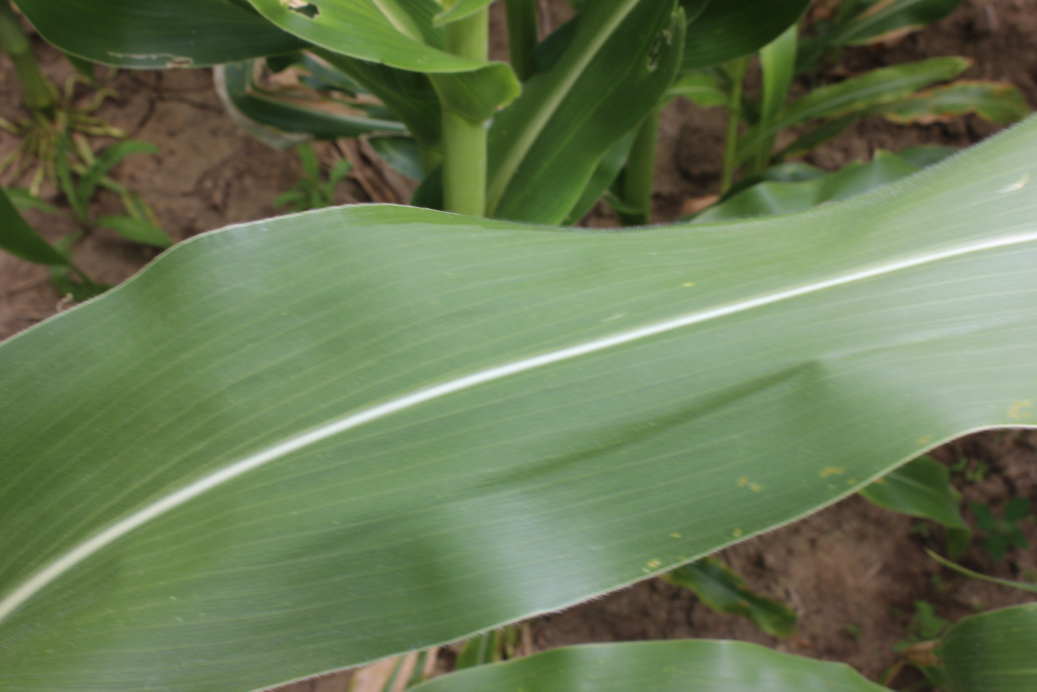
#> input picture images/healthy/IMG_6576.Jpeg, 5184 x 3456 px (shown at 1/5 size); its folder holds only this picture in this run
$ python ImagePreprocessing.py   (older library calls are emulated)
#> lines starting #> are read from the running program, lines starting #| are printed output that depends on the picture; after the words box and inside, x2 and y2 are one past the last pixel; in counts of white or black regions, pixels touching at a corner belong together
# -*- coding: utf-8 -*-
"""
Created on Sat Feb  8 11:20:09 2020
@author: Donovan
"""
import cv2
#conda install -c conda-forge opencv=3.4.1
#3-Clause BSD License

import os
import csv
import numpy as np
from skimage.io import imread, imshow
import matplotlib.pyplot as plt
from skimage.color import rgb2hsv

#conda install -c anaconda scikit-image
#BSD 3-Clause

class ImagePreprocessing:
    """@package ImagePreprocessing
This class extracts a number of features from the images and saves them in a CSV
to be used by the machine learning class.

"""
    def __init__(self):
        import cv2
        #conda install -c conda-forge opencv=3.4.1
        #3-Clause BSD License

        import os
        import csv
        import numpy as np
        from skimage.io import imread, imshow
        import matplotlib.pyplot as plt
        from skimage.color import rgb2hsv


    def getAdvancedFeatures(self, imageIn):
        """
        Returns a tuple of advanced features.

        Parameters
        ----------
        imageIn : Image
            The image to process.

        Returns
        -------
        returnValues : tuple
            numbers.

        """
        lowRed = 165
        highRed = 240
        lowGreen = 160
        highGreen = 200
        lowBlue = 135
        highBlue = 240

        rgb_img = imageIn
        red = rgb_img[:, :, 0]
        hsv_img = rgb2hsv(rgb_img)
        hue_img = hsv_img[:, :, 0]
        sat_img = hsv_img[:, :, 1]
        value_img = hsv_img[:, :, 2]

        #saturation mask to isolate foreground
        satMask = (sat_img > .11) | (value_img > .3)
        #hue and value mask to remove additional brown from background
        mask = (hue_img > .14) | (value_img > .48)
        #healthy corn mask to remove healthy corn, leaving only blighted pixels
        nonBlightMask = hue_img < .14
        #get foreground
        rawForeground = np.zeros_like(rgb_img)
        rawForeground[mask] = rgb_img[mask]
        #reduce brown in background
        foreground = np.zeros_like(rgb_img)
        foreground[satMask] = rawForeground[satMask]
        #get blighted pixels from foreground
        blightedPixels = np.zeros_like(rgb_img)
        blightedPixels[nonBlightMask] = foreground[nonBlightMask]
        #combine into one band
        blightedHSV = np.bitwise_or(blightedPixels[:,:,0], blightedPixels[:,:,1])
        blightedHSV = np.bitwise_or(blightedHSV, blightedPixels[:,:,2])

        red = rgb_img[:, :, 0]
        green = rgb_img[:, :, 1]
        blue = rgb_img [:, :, 2]
        binary_green = lowGreen < green
        binary_blue = lowBlue < blue
        binary_red = lowRed < red
        RGB_Blights = np.bitwise_and(binary_red, binary_green)
        #'brown' pixels within each RGB threshold
        RGB_Blights = np.bitwise_and(RGB_Blights, binary_blue)
        HSV_and_RGB = np.bitwise_and(RGB_Blights, blightedHSV)
        #get features
        numForegroundPixels = np.count_nonzero(foreground)
        numBlightedHSVPixels = np.count_nonzero(blightedHSV)
        blightedHSVRatio = numBlightedHSVPixels / numForegroundPixels
        num_RGB_blightedPixels = np.count_nonzero(RGB_Blights)
        blightedRGBRatio = num_RGB_blightedPixels / numForegroundPixels
        numBlightedBothPixels = np.count_nonzero(HSV_and_RGB)
        blightedBothRatio = numBlightedBothPixels / numForegroundPixels
        returnValues = (numForegroundPixels, numBlightedHSVPixels, blightedHSVRatio, num_RGB_blightedPixels,
                        blightedRGBRatio, numBlightedBothPixels, blightedBothRatio)

        return returnValues

    def avgGray(self, image):
        grayscaleArray = np.reshape(image, -1)
        gray_mean = np.mean(grayscaleArray)
        return gray_mean

    def avgRed(self, image):
        red = image[0:4000, 0:6000, 0]
        red = np.reshape(red, -1)
        red_mean = np.mean(red)
        return red_mean

    def avgGreen(self, image):
        green = image[0:4000, 0:6000, 1]
        green = np.reshape(green, -1)
        green_mean = np.mean(green)
        return green_mean

    def avgBlue(self, image):
        blue = image [0:4000, 0:6000, 2]
        blue = np.reshape(blue, -1)
        blue_mean = np.mean(blue)
        return blue_mean

    def numBrownRed(self, image):
        red = image[0:4000, 0:6000, 0]
        red = np.reshape(red, -1)
        num_brown_red, bin_edges = np.histogram(red, bins=1, range=(180, 250))
        return num_brown_red[0]

    def numBrownGreen(self, image):
        green = image[0:4000, 0:6000, 1]
        green = np.reshape(green, -1)
        num_brown_green, bin_edges = np.histogram(green, bins=1, range=(160, 200))
        return num_brown_green[0]

    def numBrownBlue(self, image):
        blue = image [0:4000, 0:6000, 2]
        blue = np.reshape(blue, -1)
        num_brown_blue, bin_edges = np.histogram(blue, bins=1, range=(150, 240))
        return num_brown_blue[0]

    def FdHuMoments(self, image):
        """
        Extracts Hu moments feature from an image
        Parameters
        ----------

        image : imread
            The image used for feature extraction
        Returns
        -------
        Feature : Float Array
            The Hu moments in the image.
        Reference
        ---------
        https://gogul.dev/software/image-classification-python
        """
        image = cv2.cvtColor(image, cv2.COLOR_BGR2GRAY)
        feature = cv2.HuMoments(cv2.moments(image)).flatten()
        return feature

    def FdHaralick(self, image):
        import mahotas
        #
        #MIT License
        """
        Extracts Haralick texture feature from an image
        Parameters
        ----------

        image : imread
            The image used for feature extraction
        Returns
        -------
        Feature : Float Array
            The Haralick texture in the image.
        Reference
        ---------
        https://gogul.dev/software/image-classification-python
        """
        # convert the image to grayscale
        gray = cv2.cvtColor(image, cv2.COLOR_BGR2GRAY)
        # compute the haralick texture feature vector
        haralick = mahotas.features.haralick(gray).mean(axis=0)
        # return the result
        return haralick

    # [24 lines left out: function FdHistogram, not called in this run]

    import numpy as np
    def ImageProcessing(self, folder_name):
        def allFilesInDir(dir_name, label):
            csvOut = []
            counter = 0
            for root, dirs, files in os.walk(os.path.abspath(dir_name)):
                for file in files:

                    image = imread(os.path.join(root, file), as_gray=True)
                    import matplotlib.pyplot as plt

                    gray_mean = self.avgGray(image)

                    image = imread(os.path.join(root, file))
                    red_mean = self.avgRed(image)
                    green_mean = self.avgGreen(image)
                    blue_mean = self.avgBlue(image)
                    num_brown_red = self.numBrownRed(image)
                    num_brown_green = self.numBrownGreen(image)
                    num_brown_blue = self.numBrownBlue(image)
                    advanced_features = self.getAdvancedFeatures(image)

                    image = cv2.imread(os.path.join(root, file))
                    fv_hu_moments = self.FdHuMoments(image)
                    fv_haralick = self.FdHaralick(image)
    #                fv_histrogram = FdHistogram(image)

                    feature_vector = np.hstack([file, fv_hu_moments[0], fv_haralick[0], fv_haralick[3], fv_haralick[7], fv_haralick[8], gray_mean, green_mean,
                                                num_brown_red, advanced_features[0],
                                                advanced_features[1],  advanced_features[2],  advanced_features[3],
                                                 advanced_features[4],  advanced_features[5],  advanced_features[6], label])

                    csvOut.append(feature_vector)
                    counter += 1
                    print(counter)
            return csvOut

        #Please update these column labels if you add features in order to help with feature selection.
        columnLabels = ('fileName','fvhu', 'fvha1', 'fvha4', 'fvha8','fvha9',
                       'gray_mean',  'green_mean',  'num_brown_red', 'numForegroundPxls', 'blightedHSV_pxls', 'blightedHSV_ratio',
                        'numRGB_blightedPxls', 'blightedRGBRatio', 'RGB_and_HSV_blighted', 'RGB_and_HSV_both_ratio', 'label')

        blighted_features = allFilesInDir('images/blighted', 'B')
        healthy_features = allFilesInDir('images/healthy', 'H')
#> call 2 of allFilesInDir, with dir_name = 'images/healthy', label = 'H'
#> in avgGray, `gray_mean = np.mean(grayscaleArray)`: gray_mean = 0.446
#> in avgRed, `red = image[0:4000, 0:6000, 0]`:
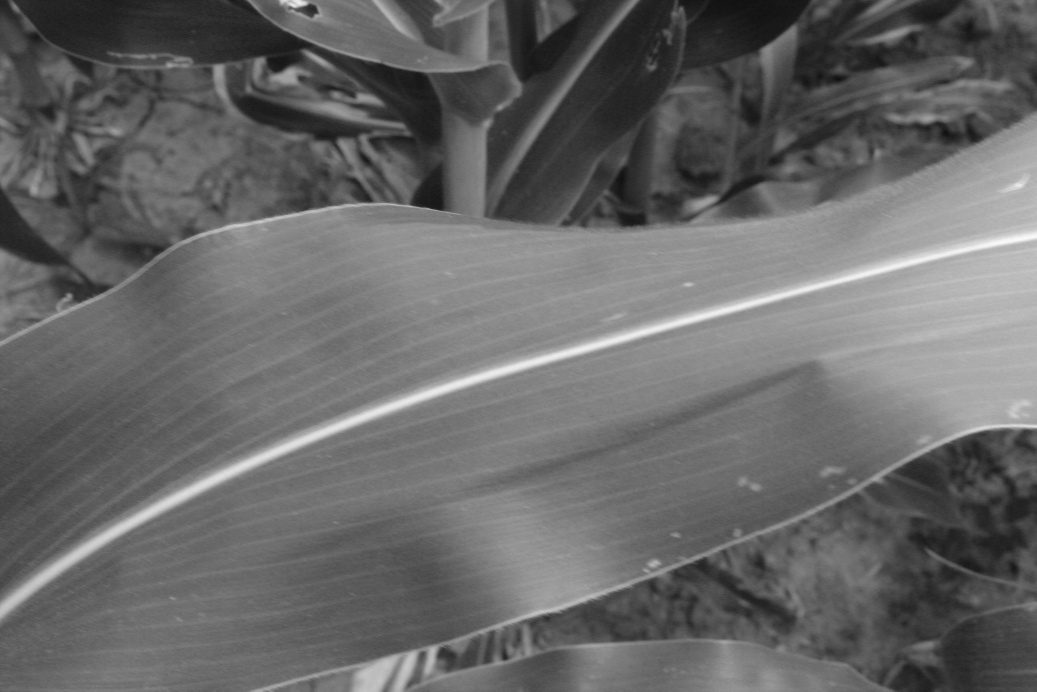
#> red: shape (3456, 5184) (shown at 1/5 size); min 12, max 252, mean 103.9
#> in avgRed, `red_mean = np.mean(red)`: red_mean = 103.9
#> in avgGreen, `green_mean = np.mean(green)`: green_mean = 119.8
#> in avgBlue, `blue = image [0:4000, 0:6000, 2]`:
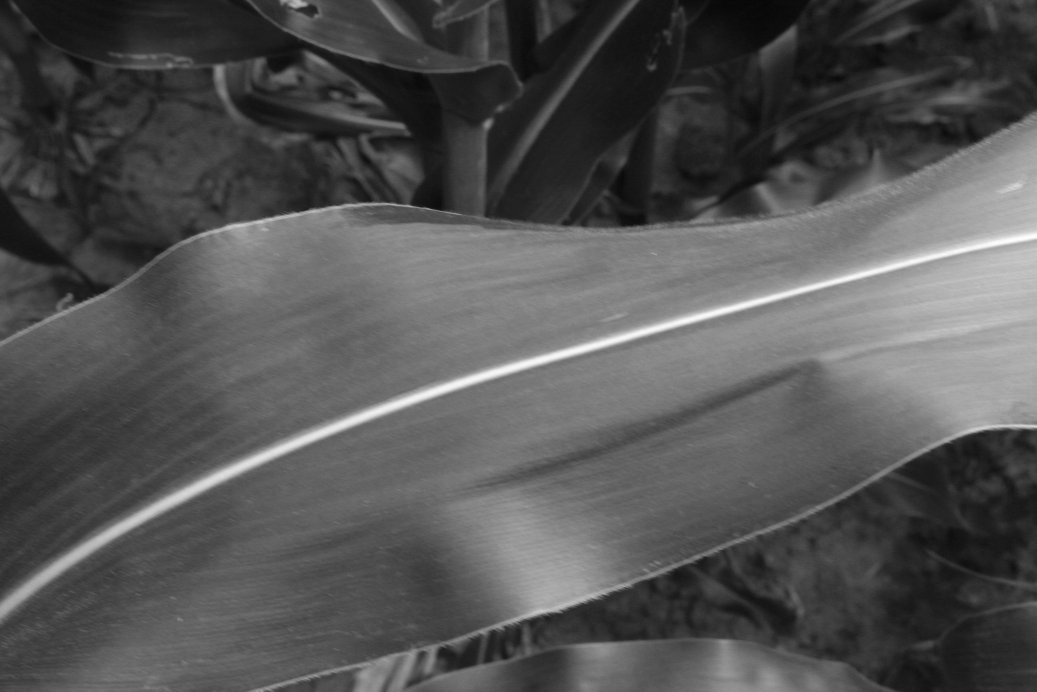
#> blue: shape (3456, 5184) (shown at 1/5 size); min 4, max 255, mean 83.7
#> in avgBlue, `blue_mean = np.mean(blue)`: blue_mean = 83.7
#> in numBrownRed, `num_brown_red, bin_edges = np.histogram(red, bins=1, range=(180, 250))`: num_brown_red = [547245]; bin_edges = [180, 250]
#> in allFilesInDir (call 2), `num_brown_red = self.numBrownRed(image)`: num_brown_red = 547245
#> in numBrownGreen, `num_brown_green, bin_edges = np.histogram(green, bins=1, range=(160, 2..`: num_brown_green = [3508606]; bin_edges = [160, 200]
#> in allFilesInDir (call 2), `num_brown_green = self.numBrownGreen(image)`: num_brown_green = 3508606
#> in numBrownBlue, `num_brown_blue, bin_edges = np.histogram(blue, bins=1, range=(150, 240))`: num_brown_blue = [1337767]; bin_edges = [150, 240]
#> in allFilesInDir (call 2), `num_brown_blue = self.numBrownBlue(image)`: num_brown_blue = 1337767
#> in getAdvancedFeatures, `hsv_img = rgb2hsv(rgb_img)`: hsv_img: shape (3456, 5184, 3) float64; mean of channels 0, 1, 2 0.233, 0.358, 0.482
#> in getAdvancedFeatures, `hue_img = hsv_img[:, :, 0]`:
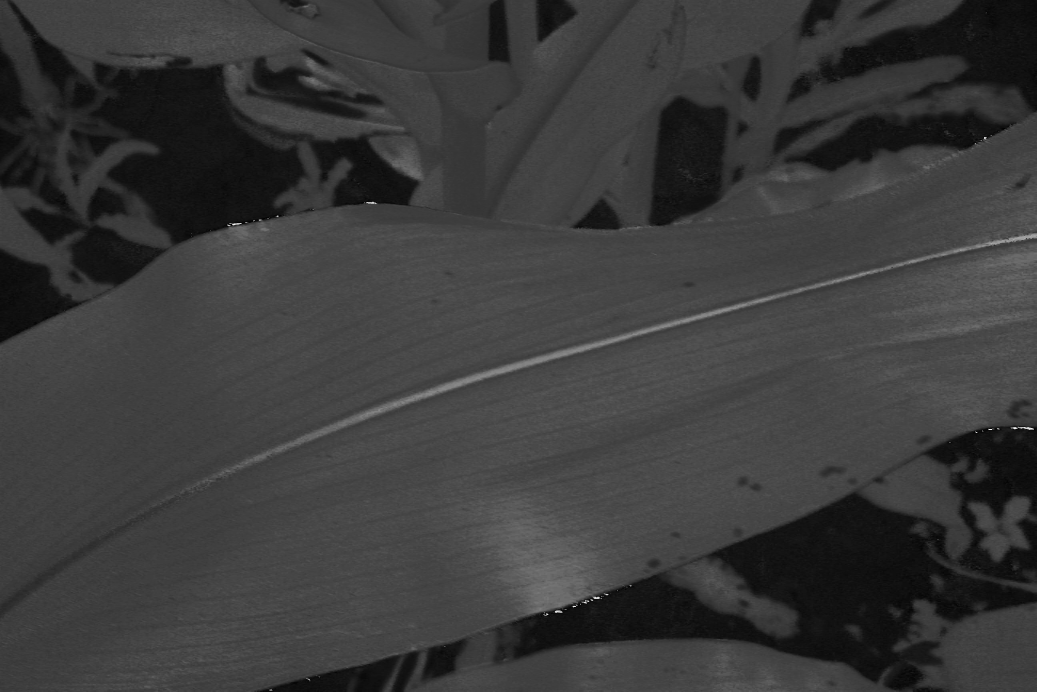
#> hue_img: shape (3456, 5184) float64 (shown at 1/5 size); min 0, max 0.995, mean 0.233
#> in getAdvancedFeatures, `sat_img = hsv_img[:, :, 1]`:
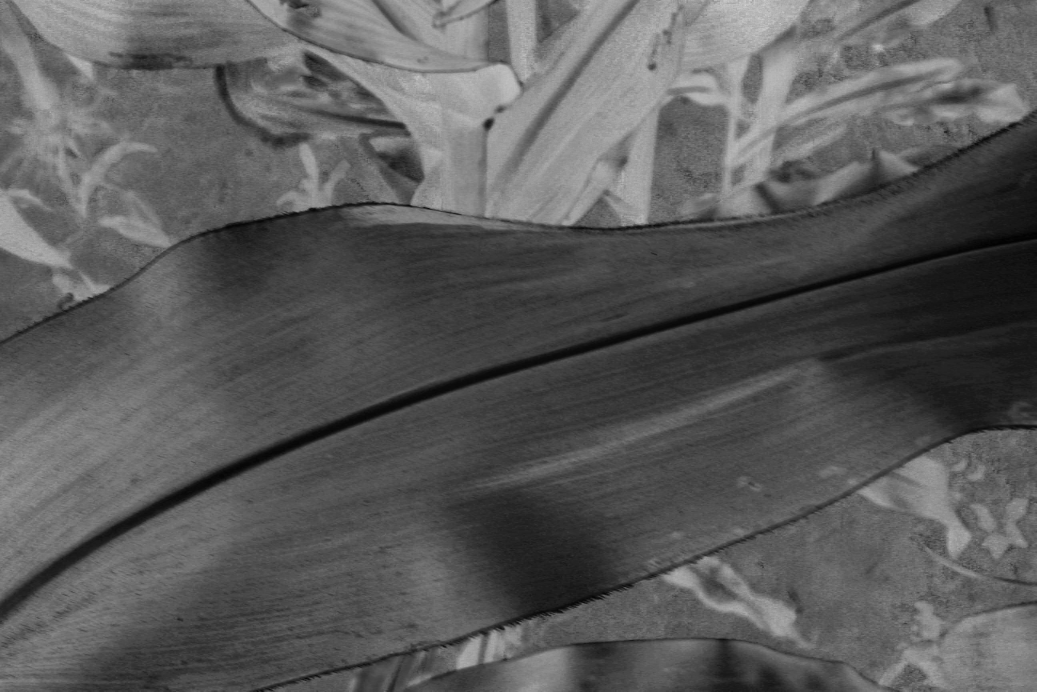
#> sat_img: shape (3456, 5184) float64 (shown at 1/5 size); min 0, max 0.897, mean 0.358
#> in getAdvancedFeatures, `satMask = (sat_img > .11) | (value_img > .3)`:
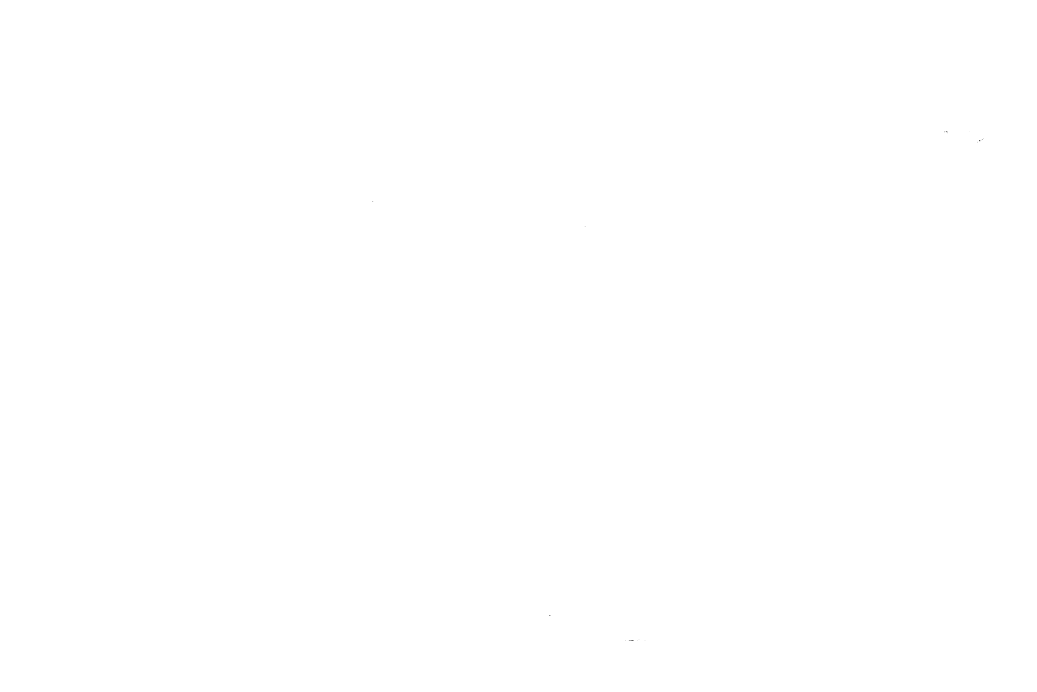
#> satMask: shape (3456, 5184) bool (shown at 1/5 size); 100% white; black in thin lines or dots, all inside (x1, y1, x2, y2) = (1862, 655, 4917, 3204)
#> in getAdvancedFeatures, `mask = (hue_img > .14) | (value_img > .48)`: mask: shape (3456, 5184) bool; 82.7% white; 564 black regions (463 under 20 px), largest, box (x1, y1, x2, y2) and area: (2550, 2462, 5184, 3456) 971628, (40, 5, 1530, 1221) 649353, (3932, 0, 5184, 562) 291235
#> in getAdvancedFeatures, `nonBlightMask = hue_img < .14`: nonBlightMask: shape (3456, 5184) bool; 18.4% white; 428 white regions (332 under 20 px), largest, box (x1, y1, x2, y2) and area: (2545, 2461, 5184, 3456) 988461, (40, 5, 1530, 1222) 669233, (3932, 0, 5184, 562) 300946
#> in getAdvancedFeatures, `binary_green = lowGreen < green`: binary_green: shape (3456, 5184) bool; 20.8% white; 2346 white regions (1999 under 20 px), largest, box (x1, y1, x2, y2) and area: (0, 581, 5184, 3097) 3360194, (2272, 2446, 3243, 3164) 239924, (2440, 2080, 2974, 2232) 10323
#> in getAdvancedFeatures, `binary_blue = lowBlue < blue`: binary_blue: shape (3456, 5184) bool; 12.1% white; 2273 white regions (1768 under 20 px), largest, box (x1, y1, x2, y2) and area: (0, 645, 5184, 3091) 1602016, (2401, 2495, 3152, 3142) 219266, (1784, 1125, 2914, 1421) 114731
#> in getAdvancedFeatures, `binary_red = lowRed < red`: binary_red: shape (3456, 5184) bool; 6.4% white; 540 white regions (412 under 20 px), largest, box (x1, y1, x2, y2) and area: (0, 704, 5184, 3090) 1067326, (1770, 3278, 1994, 3456) 21640, (991, 1017, 2069, 1184) 13682
#> in getAdvancedFeatures, `RGB_Blights = np.bitwise_and(binary_red, binary_green)`: RGB_Blights: shape (3456, 5184) bool; 6.2% white; 572 white regions (441 under 20 px), largest, box (x1, y1, x2, y2) and area: (0, 704, 5184, 3090) 1066907, (991, 1017, 2069, 1184) 13395, (2534, 2948, 3050, 3118) 9888
#> in getAdvancedFeatures, `HSV_and_RGB = np.bitwise_and(RGB_Blights, blightedHSV)`:
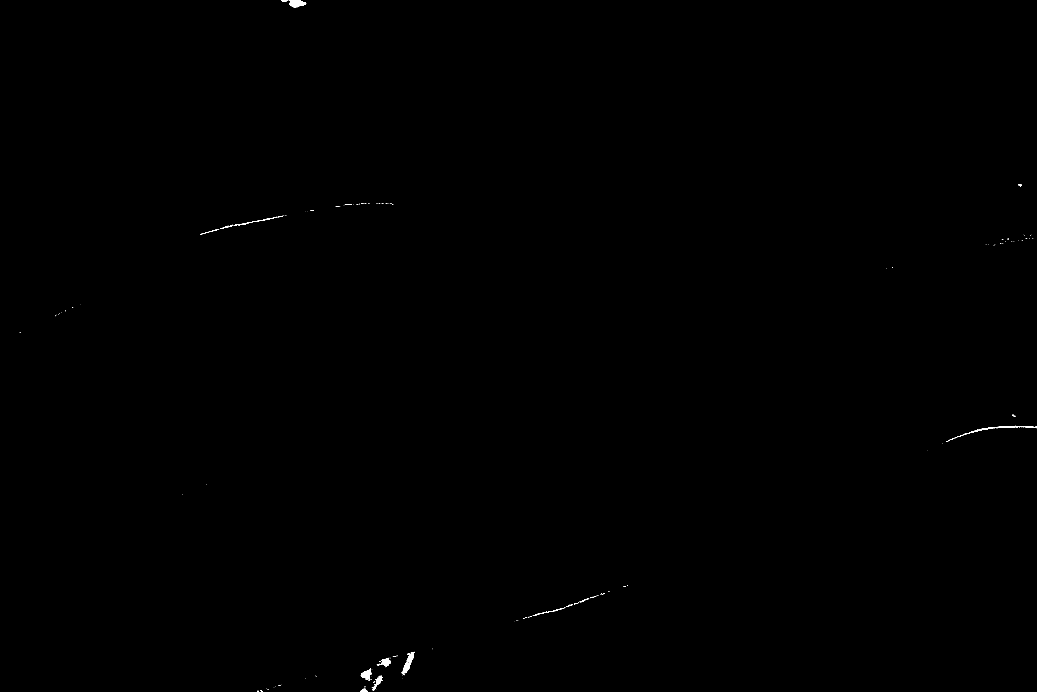
#> HSV_and_RGB: shape (3456, 5184) (shown at 1/5 size); values 0 (black) and 1 (white), 0.07% white; 201 white regions (161 under 20 px), largest, box (x1, y1, x2, y2) and area: (2014, 3259, 2073, 3374) 1926, (1446, 0, 1532, 37) 1840, (4847, 2129, 5184, 2166) 1541
#> in getAdvancedFeatures, `numForegroundPixels = np.count_nonzero(foreground)`: numForegroundPixels = 44430651
#> in getAdvancedFeatures, `numBlightedHSVPixels = np.count_nonzero(blightedHSV)`: numBlightedHSVPixels = 189126
#> in getAdvancedFeatures, `blightedHSVRatio = numBlightedHSVPixels / numForegroundPixels`: blightedHSVRatio = 0.00426
#> in getAdvancedFeatures, `num_RGB_blightedPixels = np.count_nonzero(RGB_Blights)`: num_RGB_blightedPixels = 1110408
#> in getAdvancedFeatures, `blightedRGBRatio = num_RGB_blightedPixels / numForegroundPixels`: blightedRGBRatio = 0.025
#> in getAdvancedFeatures, `numBlightedBothPixels = np.count_nonzero(HSV_and_RGB)`: numBlightedBothPixels = 12204
#> in getAdvancedFeatures, `blightedBothRatio = numBlightedBothPixels / numForegroundPixels`: blightedBothRatio = 0.000275
#> in getAdvancedFeatures, `returnValues = (numForegroundPixels, numBlightedHSVPixels, blightedHSV..`: returnValues = (44430651, 189126, 0.00426, 1110408, 0.025, 12204, 0.000275)
#> in allFilesInDir (call 2), `advanced_features = self.getAdvancedFeatures(image)`: advanced_features has the same summary as returnValues in getAdvancedFeatures
#> in allFilesInDir, image is the input picture: shape (3456, 5184, 3); mean B, G, R 83.7, 119.8, 103.9
#> in FdHuMoments, `feature = cv2.HuMoments(cv2.moments(image)).flatten()`: feature = [0.00149, 4.57e-07, 1.95e-11, 2.49e-12, 1.72e-23, -4.86e-16, 2.23e-24]
#> in allFilesInDir (call 2), `fv_hu_moments = self.FdHuMoments(image)`: fv_hu_moments has the same summary as feature in FdHuMoments
        csvfile = open('csvOut.csv','w', newline = '')
        obj = csv.writer(csvfile)
        #Uncomment to add column labels
        #obj.writerow(columnLabels)
        obj.writerows(blighted_features)
        obj.writerows(healthy_features)

#Main
folder_name = '../images/'


processor = ImagePreprocessing()
#> (the run stopped early here; a loop or call above may not have finished)
